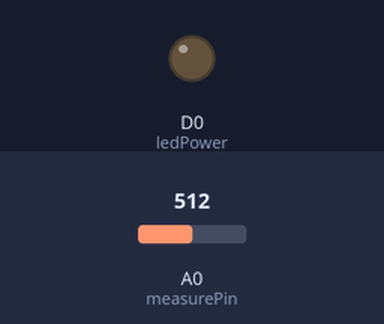
A sketch run on a simulated ESP8266 (NodeMCU). On the bench: output pins drawn as LEDs (lit = HIGH). Inputs (shaded band) come from the test bench; at power-on: A0 (measurePin) = 512. WiFi joins after 1.5 s; servers stay silent unless stated; uploads are accepted with an empty reply; storage starts empty; what the sketch prints to the serial monitor is not drawn.

Above: at 1.1 s.
At 2.6 s:
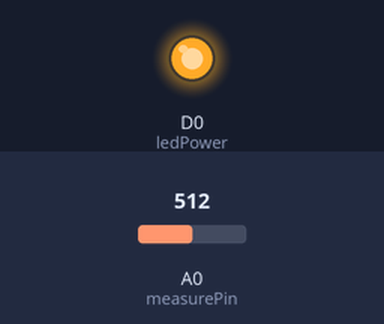
Timing chart, 0 to 4.1 s (numbered marks = the images above):
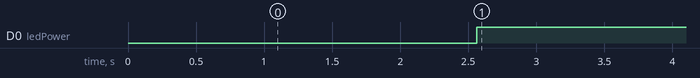

Measured:
- by itself, D0 (ledPower): LOW → HIGH at 2.6 s

The sketch:

NodeMCU_WiFi_Google_Sheet_SD_Card_GP2Y10.ino
```cpp
//
//  FILE : NodeMCU_WiFi_Google_Sheet_SD_Card_GP2Y10
//  AUTHOR : nobug (nobug007@gmail.com)
//  CREATED : 5.1.2020
//  HW : NodeMCU & Google ID  &  SD Card & GP2Y10
//
#include <string.h>
#include <ctype.h>
#include <ESP8266WiFi.h>
#include <Wire.h>  // Only needed for Arduino 1.6.5 and earlier
#include <SoftwareSerial.h>
#include "SSD1306Wire.h" // legacy include: `#include "SSD1306.h"`
#include <WiFiClientSecure.h>
#include <SPI.h>   // SD Card  Header
#include <SD.h>

//   SD Card  Pin
//
//   VCC  -> UV  ( 5V )
//   CS   -> D8 ( Changable )
//   SCK  -> D5
//   MOSI -> D7
//   MISO -> D6


////  WiFI connection

WiFiClientSecure client;

char ssid[20] ;
char password[20];
char DevName[20];
float iCal;
float oCal;


// gp2y10 dust sensor GPIO

int measurePin = A0;      // Connect dust sensor to arduino A0 pin
int ledPower = D0;         // Connect 3 led driver pins of dust sensor to Arduino D5
int dust = 0;


//=======================================================================
//                    Power on setup
//=======================================================================


void setup() {
  delay(1000);
  Serial.begin(9600);
  init_SD();
 // Dust Sensor Setup
  pinMode(ledPower,OUTPUT);  // dust LED pin
 // WiFi Setup
  WiFi_Connect();
}

//=======================================================================
//                    Main Program Loop
//=======================================================================
void loop() {
   get_inner_dust();
   sendData2Server(dust, 11);
   delay(1000);
}
//=========================================================================


/*   컨피그 화일이 없으면 이것을 풀어 먼저 컨피그 화일을 만들어 넣고, 시작 하세요.
void init_SD() {
  char c;
  char s[100];
  int i;

  File myFile;

  Serial.print("Initializing SD card...");

  if (!SD.begin(D8)) {    // D8은 SD CS 핀입니다.
    Serial.println("initialization failed!");
    return;
  }
  Serial.println("initialization done.");

  if (SD.exists("Config.txt")) {
    Serial.println("Config.txt exists.");
  } else {
     myFile = SD.open("Config.txt", FILE_WRITE);

    Serial.println("Config.txt doesn't exist. It made.");
  }
    myFile.write("APN=Nobug_Home\n");
    myFile.write("PASS=12345678\n");
    myFile.write("Name=Nobug\n");
    myFile.write("iCal=0.001\n");
    myFile.write("oCal=0.002\n");
           myFile.close();
           Serial.println("finished Config.txt");
}

*/

void init_SD() {
  char c;
  char s[100];
  int i;

  File myFile;

  Serial.print("Initializing SD card...");

  if (!SD.begin(D8)) {    // D8은 SD CS 핀입니다.
    Serial.println("initialization failed!");
    return;
  }
  Serial.println("initialization done.");

  if (SD.exists("Config.txt")) {
    Serial.println("config.txt exists.");
  } else {
    Serial.println("config.txt doesn't exist.");
  }

  Serial.println("reading config.txt...");
  myFile = SD.open("Config.txt", FILE_READ);
  if (myFile) {
        Serial.println("Config.txt:");
          // read from the file until there's nothing else in it:
          i = 0;
          while (myFile.available()) {
              c = myFile.read();
              if ( c == '\n' ) {
                Config_data(s);
                i= 0;
              } else {
                s[i++] = c;
                s[i] = NULL;
              }
          }
  // close the file:
           myFile.close();
      } else {
    // if the file didn't open, print an error:
      Serial.println("error opening config.txt");
      }
}

void Config_data(char s[100]){
  int j=0,k=0;
  char title[50];
  char s_value[50];
  char temp[10];
  char flag = 'T';
  while(s[j] != NULL ) {
     if ( s[j] == '=' ) {
        flag = 'F';
        k=0;
        j++;
     }
     if ( flag == 'T' ){
       title[k] = s[j];
       title[k+1] = NULL;
     } else {
       s_value[k] = s[j];
       s_value[k+1] = NULL;
     }
     k++;
     j++;
  }

//  APN=Nobug_Home     //char ssid[20] ;
//  PASS=12345678      //char password[20];
//  Name=Nobug         //char DevName[20];
//  iCal=0.001        //float iCal;
//  oCal=0.002        //float oCal;

  switch(title[0]) {
    case 'A' :
      sprintf(ssid,"%s",s_value);
      Serial.println(ssid);
      break;
    case 'P' :
      sprintf(password,"%s",s_value);
      Serial.println(password);
      break;
    case 'N' :
      sprintf(DevName,"%s",s_value);
      Serial.println(DevName);
      break;
    case 'i' :
      sprintf(temp,"%s",s_value);
      Serial.println(temp);
      iCal = atof(temp);
      break;
    case 'o' :
      sprintf(temp,"%s",s_value);
      Serial.println(temp);
      oCal = atof(temp);
      break;
  }
  Serial.print("Title = ");
  Serial.print(title);
  Serial.print("       Value = ");
  Serial.println(s_value);
}

void WiFi_Connect() {

  WiFi.mode(WIFI_STA);
  WiFi.begin(ssid, password);

  while (WiFi.status() != WL_CONNECTED) {
        delay(500);
        Serial.print(".");
   }
}


void sendData2Server(int x, int y)
{
  const char* host = "script.google.com";
  const int httpsPort = 443;
  String GAS_ID = "AKfycbyK-BAXk4EkgDBnqDUV6EcT4W72FzqcL-ez90RXHjn3wS-71Dvp";  // Replace by your GAS service id

  Serial.print("connecting to ");
  Serial.println(host);
  client.setInsecure();
  if (!client.connect(host, httpsPort)) {

    Serial.println("connection failed");
    return;
  }
/*
  if (client.verify(fingerprint, host)) {
  Serial.println("certificate matches");
  } else {
  Serial.println("certificate doesn't match");
  }
  */
  String string_x     =  String(x, DEC);
  String string_y     =  String(y, DEC);
//  String url = "/macros/s/" + GAS_ID + "/exec?temperature=" + string_x + "&humidity=" + string_y;
  String url = "/macros/s/AKfycbyK-BAXk4EkgDBnqDUV6EcT4W72FzqcL-ez90RXHjn3wS-71Dvp/exec?A=1";
  Serial.print("requesting URL: ");
  Serial.println(url);

  client.print(String("GET ") + url + " HTTP/1.1\r\n" +
         "Host: " + host + "\r\n" +
         "User-Agent: BuildFailureDetectorESP8266\r\n" +
         "Connection: close\r\n\r\n");

  Serial.println("request sent");
  while (client.connected()) {
  String line = client.readStringUntil('\n');
  if (line == "\r") {
     Serial.println("=====111=====");
     Serial.println(line);
    Serial.println("====111======");
    Serial.println("headers received");
    break;
  }
  }
  String line = client.readStringUntil('\n');
  if (line.startsWith("{\"state\":\"success\"")) {
  Serial.println("esp8266/Arduino CI successfull!");
  } else {
  Serial.println("esp8266/Arduino CI has failed");
  }
  Serial.println("reply was:");
  Serial.println("==========");
  Serial.println(line);
  Serial.println("==========");
  Serial.println("closing connection");
}


//=======================================================================
//                    Get Dust inform
//=======================================================================

void get_inner_dust() {


  for (int i=0;i<5;i++) {
    dust += dust_check();
  }
  dust = dust / 5.0;
  Serial.print("   -  5 times inner Dust density :  ");
  Serial.println(dust);
}


float dust_check() {

  int samplingTime = 280;
  int deltaTime = 40;
  int sleepTime = 9680;

  float voMeasured = 0.0;
  float calcVoltage = 0.0;
  float dustDensity = 0.0;

  digitalWrite(ledPower,LOW );
  delayMicroseconds(samplingTime);

  voMeasured = analogRead( measurePin );

  delayMicroseconds( deltaTime );
  digitalWrite( ledPower , HIGH );
  delayMicroseconds(sleepTime );

  calcVoltage = voMeasured * ( 5.0 / 1024.0 );

  dustDensity = (0.17 * calcVoltage - iCal )* 1000 ; // Cal 0.1
  delay(500);

  return dustDensity;
}
```
